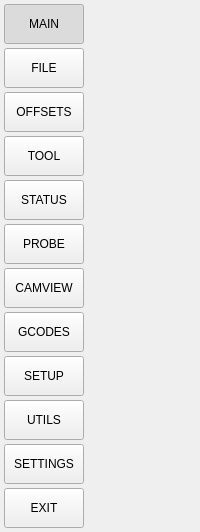
          <widget class="QWidget" name="widget_main_menu" native="true">
           <layout class="QVBoxLayout" name="verticalLayout_27">
            <property name="spacing">
             <number>4</number>
            </property>
            <property name="leftMargin">
             <number>4</number>
            </property>
            <property name="topMargin">
             <number>4</number>
            </property>
            <property name="rightMargin">
             <number>4</number>
            </property>
            <property name="bottomMargin">
             <number>4</number>
            </property>
            <item>
             <widget class="QPushButton" name="btn_main">
              <property name="sizePolicy">
               <sizepolicy hsizetype="Fixed" vsizetype="Preferred">
                <horstretch>0</horstretch>
                <verstretch>0</verstretch>
               </sizepolicy>
              </property>
              <property name="minimumSize">
               <size>
                <width>80</width>
                <height>40</height>
               </size>
              </property>
              <property name="maximumSize">
               <size>
                <width>80</width>
                <height>16777215</height>
               </size>
              </property>
              <property name="text">
               <string>MAIN</string>
              </property>
              <property name="checkable">
               <bool>true</bool>
              </property>
              <property name="checked">
               <bool>true</bool>
              </property>
              <property name="flat">
               <bool>true</bool>
              </property>
              <property name="index" stdset="0">
               <number>0</number>
              </property>
              <attribute name="buttonGroup">
               <string notr="true">page_buttonGroup</string>
              </attribute>
             </widget>
            </item>
            <item>
             <widget class="QPushButton" name="btn_file">
              <property name="sizePolicy">
               <sizepolicy hsizetype="Fixed" vsizetype="Preferred">
                <horstretch>0</horstretch>
                <verstretch>0</verstretch>
               </sizepolicy>
              </property>
              <property name="minimumSize">
               <size>
                <width>80</width>
                <height>40</height>
               </size>
              </property>
              <property name="maximumSize">
               <size>
                <width>80</width>
                <height>16777215</height>
               </size>
              </property>
              <property name="text">
               <string>FILE</string>
              </property>
              <property name="checkable">
               <bool>true</bool>
              </property>
              <property name="flat">
               <bool>false</bool>
              </property>
              <property name="index" stdset="0">
               <number>1</number>
              </property>
              <attribute name="buttonGroup">
               <string notr="true">page_buttonGroup</string>
              </attribute>
             </widget>
            </item>
            <item>
             <widget class="QPushButton" name="btn_offsets">
              <property name="sizePolicy">
               <sizepolicy hsizetype="Fixed" vsizetype="Preferred">
                <horstretch>0</horstretch>
                <verstretch>0</verstretch>
               </sizepolicy>
              </property>
              <property name="minimumSize">
               <size>
                <width>80</width>
                <height>40</height>
               </size>
              </property>
              <property name="maximumSize">
               <size>
                <width>80</width>
                <height>16777215</height>
               </size>
              </property>
              <property name="text">
               <string>OFFSETS</string>
              </property>
              <property name="checkable">
               <bool>true</bool>
              </property>
              <property name="flat">
               <bool>false</bool>
              </property>
              <property name="index" stdset="0">
               <number>2</number>
              </property>
              <attribute name="buttonGroup">
               <string notr="true">page_buttonGroup</string>
              </attribute>
             </widget>
            </item>
            <item>
             <widget class="QPushButton" name="btn_tool">
              <property name="sizePolicy">
               <sizepolicy hsizetype="Fixed" vsizetype="Preferred">
                <horstretch>0</horstretch>
                <verstretch>0</verstretch>
               </sizepolicy>
              </property>
              <property name="minimumSize">
               <size>
                <width>80</width>
                <height>40</height>
               </size>
              </property>
              <property name="maximumSize">
               <size>
                <width>80</width>
                <height>16777215</height>
               </size>
              </property>
              <property name="text">
               <string>TOOL</string>
              </property>
              <property name="checkable">
               <bool>true</bool>
              </property>
              <property name="flat">
               <bool>false</bool>
              </property>
              <property name="index" stdset="0">
               <number>3</number>
              </property>
              <attribute name="buttonGroup">
               <string notr="true">page_buttonGroup</string>
              </attribute>
             </widget>
            </item>
            <item>
             <widget class="QPushButton" name="btn_status">
              <property name="sizePolicy">
               <sizepolicy hsizetype="Fixed" vsizetype="Preferred">
                <horstretch>0</horstretch>
                <verstretch>0</verstretch>
               </sizepolicy>
              </property>
              <property name="minimumSize">
               <size>
                <width>80</width>
                <height>40</height>
               </size>
              </property>
              <property name="maximumSize">
               <size>
                <width>80</width>
                <height>16777215</height>
               </size>
              </property>
              <property name="text">
               <string>STATUS</string>
              </property>
              <property name="checkable">
               <bool>true</bool>
              </property>
              <property name="flat">
               <bool>false</bool>
              </property>
              <property name="index" stdset="0">
               <number>4</number>
              </property>
              <attribute name="buttonGroup">
               <string notr="true">page_buttonGroup</string>
              </attribute>
             </widget>
            </item>
            <item>
             <widget class="QPushButton" name="btn_probe">
              <property name="sizePolicy">
               <sizepolicy hsizetype="Fixed" vsizetype="Preferred">
                <horstretch>0</horstretch>
                <verstretch>0</verstretch>
               </sizepolicy>
              </property>
              <property name="minimumSize">
               <size>
                <width>80</width>
                <height>40</height>
               </size>
              </property>
              <property name="maximumSize">
               <size>
                <width>80</width>
                <height>16777215</height>
               </size>
              </property>
              <property name="text">
               <string>PROBE</string>
              </property>
              <property name="checkable">
               <bool>true</bool>
              </property>
              <property name="flat">
               <bool>false</bool>
              </property>
              <property name="index" stdset="0">
               <number>5</number>
              </property>
              <attribute name="buttonGroup">
               <string notr="true">page_buttonGroup</string>
              </attribute>
             </widget>
            </item>
            <item>
             <widget class="QPushButton" name="btn_camera">
              <property name="sizePolicy">
               <sizepolicy hsizetype="Fixed" vsizetype="Preferred">
                <horstretch>0</horstretch>
                <verstretch>0</verstretch>
               </sizepolicy>
              </property>
              <property name="minimumSize">
               <size>
                <width>80</width>
                <height>40</height>
               </size>
              </property>
              <property name="maximumSize">
               <size>
                <width>80</width>
                <height>16777215</height>
               </size>
              </property>
              <property name="text">
               <string>CAMVIEW</string>
              </property>
              <property name="checkable">
               <bool>true</bool>
              </property>
              <property name="flat">
               <bool>false</bool>
              </property>
              <property name="index" stdset="0">
               <number>6</number>
              </property>
              <attribute name="buttonGroup">
               <string notr="true">page_buttonGroup</string>
              </attribute>
             </widget>
            </item>
            <item>
             <widget class="QPushButton" name="btn_gcodes">
              <property name="sizePolicy">
               <sizepolicy hsizetype="Fixed" vsizetype="Preferred">
                <horstretch>0</horstretch>
                <verstretch>0</verstretch>
               </sizepolicy>
              </property>
              <property name="minimumSize">
               <size>
                <width>80</width>
                <height>40</height>
               </size>
              </property>
              <property name="maximumSize">
               <size>
                <width>80</width>
                <height>16777215</height>
               </size>
              </property>
              <property name="text">
               <string>GCODES</string>
              </property>
              <property name="checkable">
               <bool>true</bool>
              </property>
              <property name="flat">
               <bool>false</bool>
              </property>
              <property name="index" stdset="0">
               <number>7</number>
              </property>
              <attribute name="buttonGroup">
               <string notr="true">page_buttonGroup</string>
              </attribute>
             </widget>
            </item>
            <item>
             <widget class="QPushButton" name="btn_setup">
              <property name="sizePolicy">
               <sizepolicy hsizetype="Fixed" vsizetype="Preferred">
                <horstretch>0</horstretch>
                <verstretch>0</verstretch>
               </sizepolicy>
              </property>
              <property name="minimumSize">
               <size>
                <width>80</width>
                <height>40</height>
               </size>
              </property>
              <property name="maximumSize">
               <size>
                <width>80</width>
                <height>16777215</height>
               </size>
              </property>
              <property name="text">
               <string>SETUP</string>
              </property>
              <property name="checkable">
               <bool>true</bool>
              </property>
              <property name="flat">
               <bool>false</bool>
              </property>
              <property name="index" stdset="0">
               <number>8</number>
              </property>
              <attribute name="buttonGroup">
               <string notr="true">page_buttonGroup</string>
              </attribute>
             </widget>
            </item>
            <item>
             <widget class="QPushButton" name="btn_utils">
              <property name="sizePolicy">
               <sizepolicy hsizetype="Fixed" vsizetype="Preferred">
                <horstretch>0</horstretch>
                <verstretch>0</verstretch>
               </sizepolicy>
              </property>
              <property name="minimumSize">
               <size>
                <width>80</width>
                <height>40</height>
               </size>
              </property>
              <property name="maximumSize">
               <size>
                <width>80</width>
                <height>16777215</height>
               </size>
              </property>
              <property name="text">
               <string>UTILS</string>
              </property>
              <property name="checkable">
               <bool>true</bool>
              </property>
              <property name="flat">
               <bool>false</bool>
              </property>
              <property name="index" stdset="0">
               <number>9</number>
              </property>
              <attribute name="buttonGroup">
               <string notr="true">page_buttonGroup</string>
              </attribute>
             </widget>
            </item>
            <item>
             <widget class="QPushButton" name="btn_settings">
              <property name="sizePolicy">
               <sizepolicy hsizetype="Fixed" vsizetype="Preferred">
                <horstretch>0</horstretch>
                <verstretch>0</verstretch>
               </sizepolicy>
              </property>
              <property name="minimumSize">
               <size>
                <width>80</width>
                <height>40</height>
               </size>
              </property>
              <property name="maximumSize">
               <size>
                <width>80</width>
                <height>16777215</height>
               </size>
              </property>
              <property name="text">
               <string>SETTINGS</string>
              </property>
              <property name="checkable">
               <bool>true</bool>
              </property>
              <property name="flat">
               <bool>false</bool>
              </property>
              <property name="index" stdset="0">
               <number>10</number>
              </property>
              <attribute name="buttonGroup">
               <string notr="true">page_buttonGroup</string>
              </attribute>
             </widget>
            </item>
            <item>
             <widget class="ActionButton" name="action_exit">
              <property name="sizePolicy">
               <sizepolicy hsizetype="Fixed" vsizetype="Preferred">
                <horstretch>0</horstretch>
                <verstretch>0</verstretch>
               </sizepolicy>
              </property>
              <property name="minimumSize">
               <size>
                <width>80</width>
                <height>40</height>
               </size>
              </property>
              <property name="maximumSize">
               <size>
                <width>80</width>
                <height>16777215</height>
               </size>
              </property>
              <property name="baseSize">
               <size>
                <width>0</width>
                <height>0</height>
               </size>
              </property>
              <property name="toolTip">
               <string>Exit LinuxCNC</string>
              </property>
              <property name="text">
               <string>EXIT</string>
              </property>
              <property name="flat">
               <bool>false</bool>
              </property>
              <property name="exit_action" stdset="0">
               <bool>true</bool>
              </property>
              <property name="template_label_option" stdset="0">
               <bool>false</bool>
              </property>
              <property name="joint_number" stdset="0">
               <number>0</number>
              </property>
              <property name="incr_imperial_number" stdset="0">
               <double>0.010000000000000</double>
              </property>
              <property name="incr_mm_number" stdset="0">
               <double>0.025000000000000</double>
              </property>
              <property name="incr_angular_number" stdset="0">
               <double>-1.000000000000000</double>
              </property>
              <property name="toggle_float_option" stdset="0">
               <bool>false</bool>
              </property>
              <property name="float_num" stdset="0">
               <double>100.000000000000000</double>
              </property>
              <property name="float_alt_num" stdset="0">
               <double>50.000000000000000</double>
              </property>
              <property name="view_type_string" stdset="0">
               <string>P</string>
              </property>
              <property name="command_text_string" stdset="0">
               <string/>
              </property>
              <property name="ini_mdi_number" stdset="0">
               <number>0</number>
              </property>
              <property name="textTemplate" stdset="0">
               <string>%1.3f in</string>
              </property>
              <property name="alt_textTemplate" stdset="0">
               <string>%1.2f mm</string>
              </property>
             </widget>
            </item>
           </layout>
          </widget>
